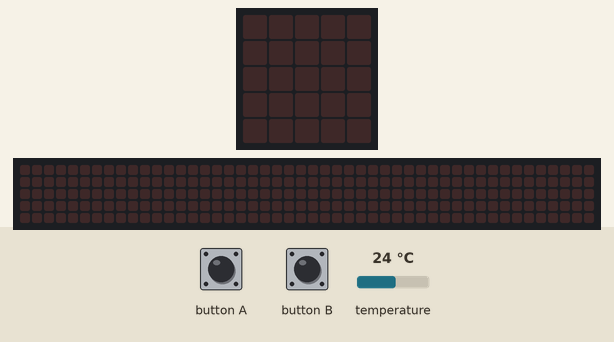
A program run on a simulated BBC micro:bit (MakeCode). Shown: the board's 5×5 LED display, a strip that is not on the board, showing the scrolling text unrolled. The test bench sets the inputs (shaded band); at power-on: temperature 24 °C. The 48×5 strip is a reading aid, not a part: it shows the text the display is scrolling, unrolled, one strip-width of it at a time.

Above: at 1.2 s.
1.3 s: button A pressed for 0.15 s
At 4.0 s:
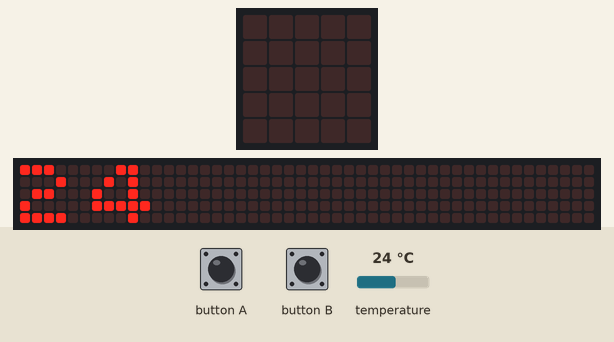
4.3 s: button B pressed for 0.15 s
At 8.72 s:
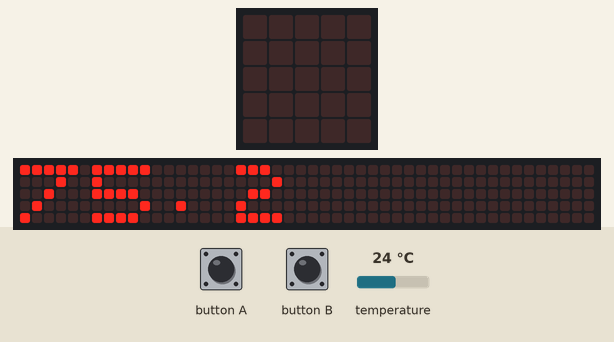
Timing chart, 0 to 10.2 s (numbered marks = the images above; inputs shaded):
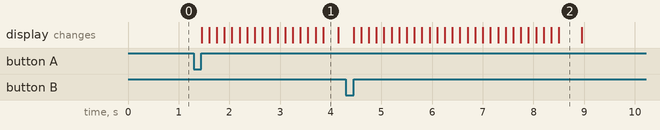

Measured:
- after the input at 1.3 s, the display: changes after 0.15 s (image 1)
- after the input at 4.3 s, the display: changes after 0.15 s (image 2)
- what the display in image 2 shows lasts 0.5 s, from 8.5 s to 9.0 s

The program:

main.ts
```typescript
input.onButtonPressed(Button.A, function () {
    basic.showNumber(input.temperature())
    basic.pause(1000)
})
input.onButtonPressed(Button.B, function () {
    basic.showNumber(C_a_F(input.temperature()))
    basic.pause(1000)
})
function C_a_F (C: number) {
    return C * 1.8 + 32
}
```

test.ts
```typescript
// aquí va el archivo "tests"; esto no se compilará cuando este paquete se utilice como una extensión.
```
